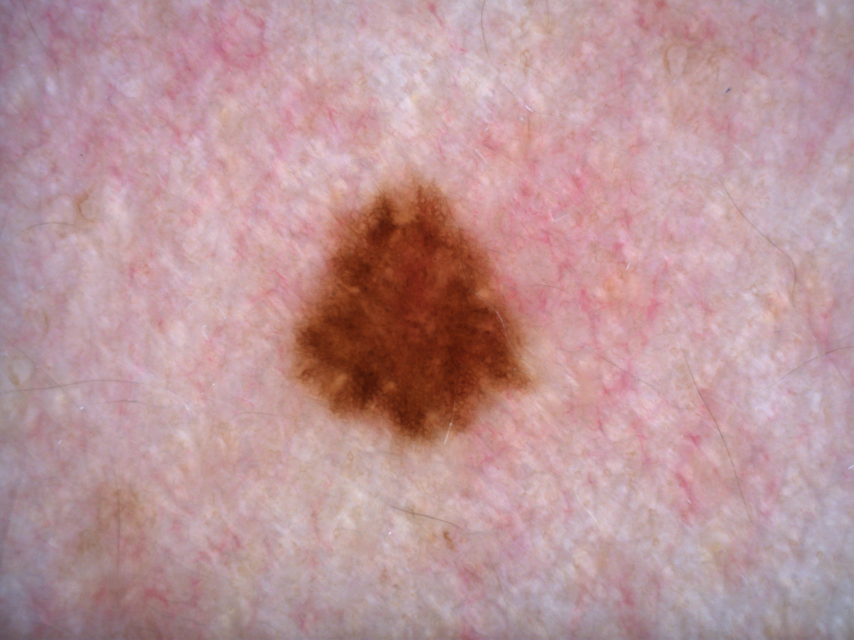
#> input picture ml/26.jpg, 2560 x 1920 px (shown at 1/3 size); its folder holds only this picture in this run
$ python -i one_globules_one_color.py   (imports and definitions only)
#> lines starting #> are read from the running program, lines starting #| are printed output that depends on the picture; after the words box and inside, x2 and y2 are one past the last pixel; in counts of white or black regions, pixels touching at a corner belong together
#> further down, picture is the input picture: shape (1920, 2560, 3); mean B, G, R 153.2, 149.4, 187.2
import joblib
import cv2
import numpy as np
import torch

# [2 lines not run here, left out]

def area_of_interest(img: np.ndarray, to_hsv: bool = False) -> np.ndarray:
    """
    Returns the processed area of interest of the image.
    A 1500x1500 pixel area is selected, resized to 200x200, and then filtered.

    :param img: original image (three-channel)
    :param to_hsv: flag indicating whether to convert the result to HSV
    :return: processed 200x200 image
    """
#> called with to_hsv = False
    height, width = 1500, 1500
    center = img.shape
#> center = (1920, 2560, 3)
    x = center[1] // 2 - width // 2
#> x = 530
    y = center[0] // 2 - height // 2
#> y = 210

    img = img[int(y):int(y + height), int(x):int(x + width)]
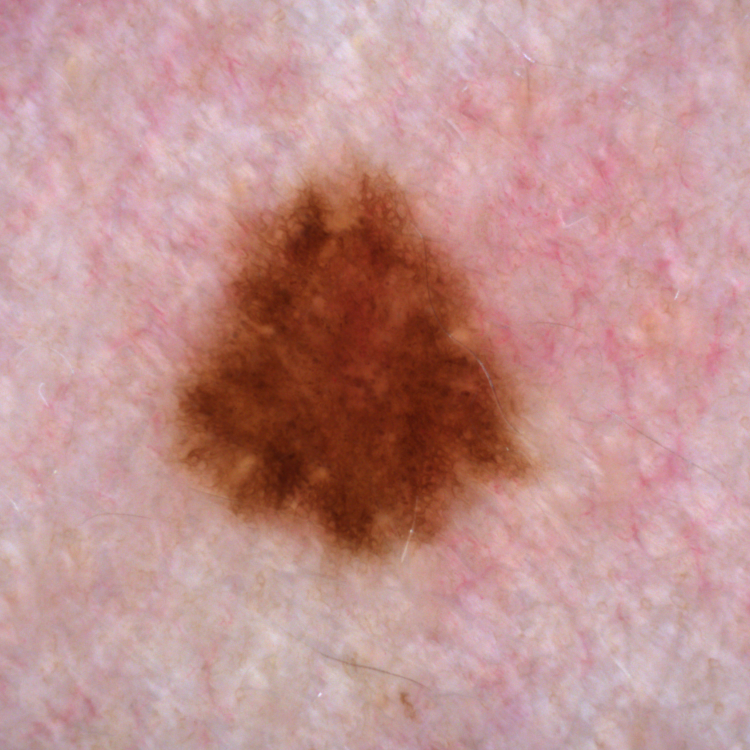
#> img: shape (1500, 1500, 3) (shown at 1/2 size); mean of channels 0, 1, 2 143.8, 145.7, 192.2; drawn as B, G, R
    img = cv2.resize(img, (200, 200))
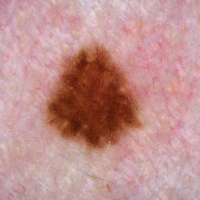
#> img: shape (200, 200, 3); mean of channels 0, 1, 2 143.7, 145.6, 192.1; drawn as B, G, R
    gray = cv2.cvtColor(img, cv2.COLOR_BGR2GRAY)
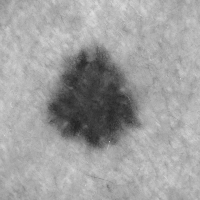
#> gray: shape (200, 200); min 34, max 222, mean 159.3
    blur = cv2.GaussianBlur(gray, (3, 3), 0)
    _, threshold = cv2.threshold(blur, 0, 255, cv2.THRESH_BINARY + cv2.THRESH_OTSU)
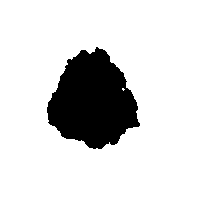
#> threshold: shape (200, 200); 84.2% white; 1 black region, box (x1, y1, x2, y2) and area: (47, 47, 140, 149) 6322
    mask = cv2.bitwise_not(threshold)
    res = cv2.bitwise_and(img, img, mask=mask)
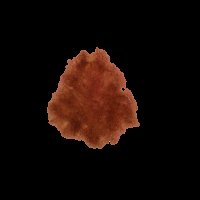
#> res: shape (200, 200, 3); mean of channels 0, 1, 2 5.1, 9.1, 20.5; drawn as B, G, R

    if to_hsv:
        res = cv2.cvtColor(res, cv2.COLOR_BGR2HSV)

    return res

# [58 lines left out: functions create_dataset, main, not called in this run]

>>> import cv2
>>> picture = cv2.imread('26.jpg')
>>> result = area_of_interest(picture)
